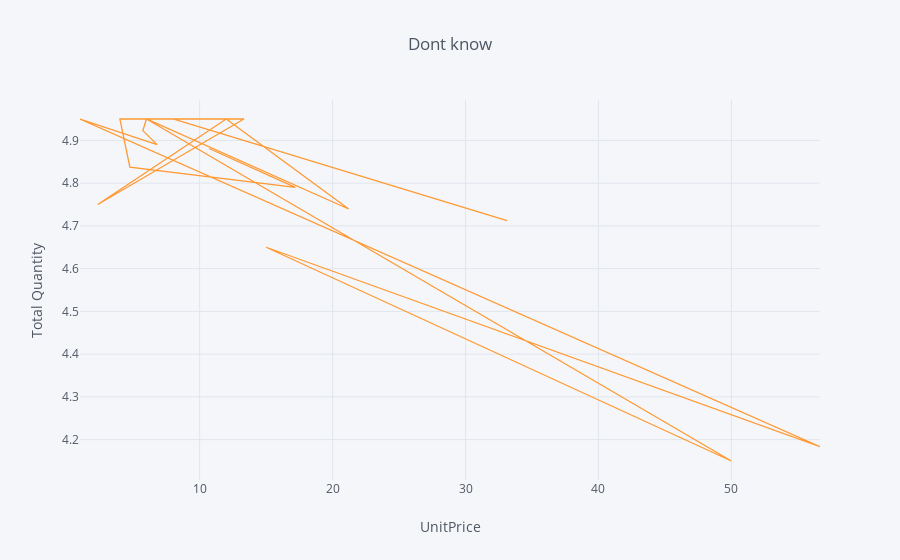

Here is the notebook cell this chart was saved with:
### Code cell
party_bunting.iplot(x='Quantity', y='UnitPrice', 
           xTitle='UnitPrice', yTitle='Total Quantity',
           title='Dont know')

### Figure 1 — Plotly figure (JSON) as saved in the notebook; plotly's stock layout.template omitted (floating-point values rounded to 4 significant figures)
{"data": [{"line": {"color": "rgba(255, 153, 51, 1.0)", "dash": "solid", "shape": "linear", "width": 1.3}, "mode": "lines", "name": "UnitPrice", "text": "", "type": "scatter", "uid": "65c5779f-e1ef-47c9-9cbb-1a92966cc70c", "x": [33.12, 8, 4, 13.33, 2.333, 12, 21.21, 6, 5.727, 6.8, 1, 56.67, 15, 50, 6, 8, 4, 4.75, 17.2, 10.71], "y": [4.713, 4.95, 4.95, 4.95, 4.75, 4.95, 4.739, 4.95, 4.923, 4.89, 4.95, 4.183, 4.65, 4.15, 4.95, 4.95, 4.95, 4.838, 4.79, 4.881]}], "layout": {"legend": {"bgcolor": "#F5F6F9", "font": {"color": "#4D5663"}}, "paper_bgcolor": "#F5F6F9", "plot_bgcolor": "#F5F6F9", "title": {"font": {"color": "#4D5663"}, "text": "Dont know"}, "xaxis": {"gridcolor": "#E1E5ED", "showgrid": true, "tickfont": {"color": "#4D5663"}, "title": {"font": {"color": "#4D5663"}, "text": "UnitPrice"}, "zerolinecolor": "#E1E5ED"}, "yaxis": {"gridcolor": "#E1E5ED", "showgrid": true, "tickfont": {"color": "#4D5663"}, "title": {"font": {"color": "#4D5663"}, "text": "Total Quantity"}, "zerolinecolor": "#E1E5ED"}}}
